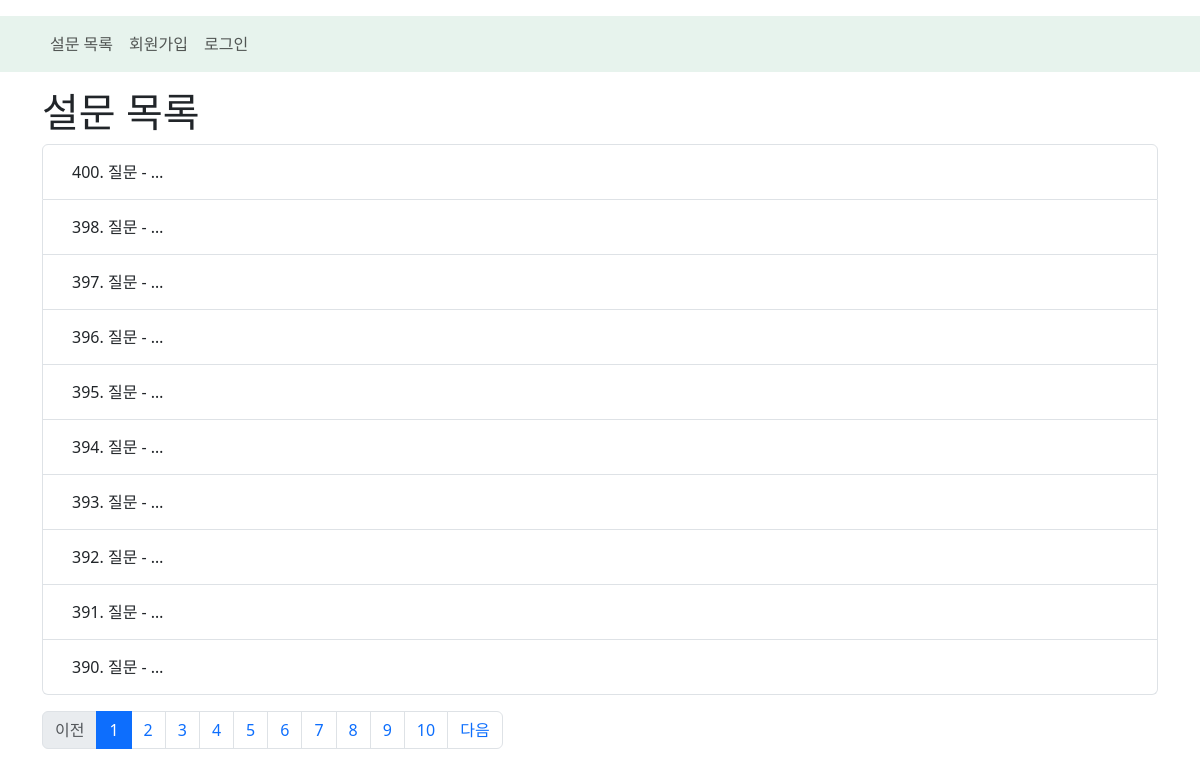
Screenshot of /polls/list with the database file from the repository.
### polls/models.py (models this page shows, shortened)
class Question(models.Model):
    question_text =  models.CharField(max_length=200)  # CharField() -> 문자열 타입 (varchar)
    pub_date = models.DateTimeField(auto_now_add=True)  # Datetime Field: 일시 타입 (datetime, datetime.datetime)

### polls/views.py (the view)
# urls.py: path("list", views.list, name="list"),
def list(request):
    paginate_by = 10       # 한 페이지 당 데이터 개수
    page_group_count = 10  # 페이지 그룹 당 페이지 수
    current_page = int(request.GET.get("page", 1))  # 현재 조회 요청이 들어온 페이지 번호. get 방식의 요청파라미터.
    q_list = Question.objects.all().order_by("-pk")
    pn = Paginator(q_list, paginate_by)
    start_index = int((current_page -1) / page_group_count) * page_group_count
    end_index = start_index + page_group_count
    page_range = pn.page_range[start_index:end_index] # 시작 ~ 끝 페이지 번호 조회
    context_value = {
        "page_range" : page_range,
        "question_list" : pn.page(current_page)   # page 객체 안에 [Question]
    }
    start_page = pn.page(page_range[0])  # 시작 페이지 Page 객체
    end_page = pn.page(page_range[-1])   # 마지막 페이지 Page 객체
    if start_page.has_previous():
        context_value['has_previous'] =  start_page.has_previous()
        context_value["previous_page_number"] = start_page.previous_page_number()
    if end_page.has_next():
        context_value['has_next'] = end_page.has_next()
        context_value['next_page_number'] = end_page.next_page_number()
    return render(request, "polls/list.html", context_value)

### polls/templates/polls/list.html (shortened to what this page needs)
{% extends 'layout/main_layout.html' %}
{% block contents %}
<h1>설문 목록</h1>
<ul class="list-group">
    {% for question in question_list %}
        <li class="list-group-item list-group-item-action">
            <a href="{% url 'polls:vote_form' question.pk %}" class="btn">
                {{question.pk}}. {{question.question_text|truncatewords:2}}
            </a>
        </li>
    {% empty %}
        <b>아직 등록된 질문이 없습니다.</b>
    {% endfor %}
</ul>
<ul id="page_group" class="pagination mt-3">
    {% if has_previous %}
        <li class="page-item">
            <a href="{% url 'polls:list' %}?page={{previous_page_number}}" class="page-link">
                이전
            </a>
        </li>
    {% else %}
        <li class="page-item disabled">
            <span class="page-link">이전</span>
        </li>
    {% endif %}
    {% for page_no in page_range %}
        {% if question_list.number == page_no %}
            <li class="page-item active">
                <span class="page-link">{{page_no}}</span>
            </li>
        {% else %}
            <li class="page-item">
                <a href="{% url 'polls:list' %}?page={{page_no}}" class="page-link">{{page_no}}</a>
            </li>
        {% endif %}
    {% endfor %}
    {% if has_next %}
        <li class="page-item">
            <a href="{% url 'polls:list' %}?page={{next_page_number}}" class="page-link">
                다음
            </a>
        </li>
    {% else %}
        <li class="page-item disabled">
            <span class="page-link">다음</span>
        </li>
    {% endif %}
</ul>
{% endblock contents %}

### rows the page displays
Question: pk "400", question_text "질문 - …"
Question: pk "398", question_text "질문 - …"
Question: pk "397", question_text "질문 - …"
Question: pk "396", question_text "질문 - …"
Question: pk "395", question_text "질문 - …"
Question: pk "394", question_text "질문 - …"
Question: pk "393", question_text "질문 - …"
Question: pk "392", question_text "질문 - …"
Question: pk "391", question_text "질문 - …"
Question: pk "390", question_text "질문 - …"

### other values shown
{{ page_no }} "1"
{{ page_no }} "2" "3" "4" "5" "6" "7" "8" "9" "10"
